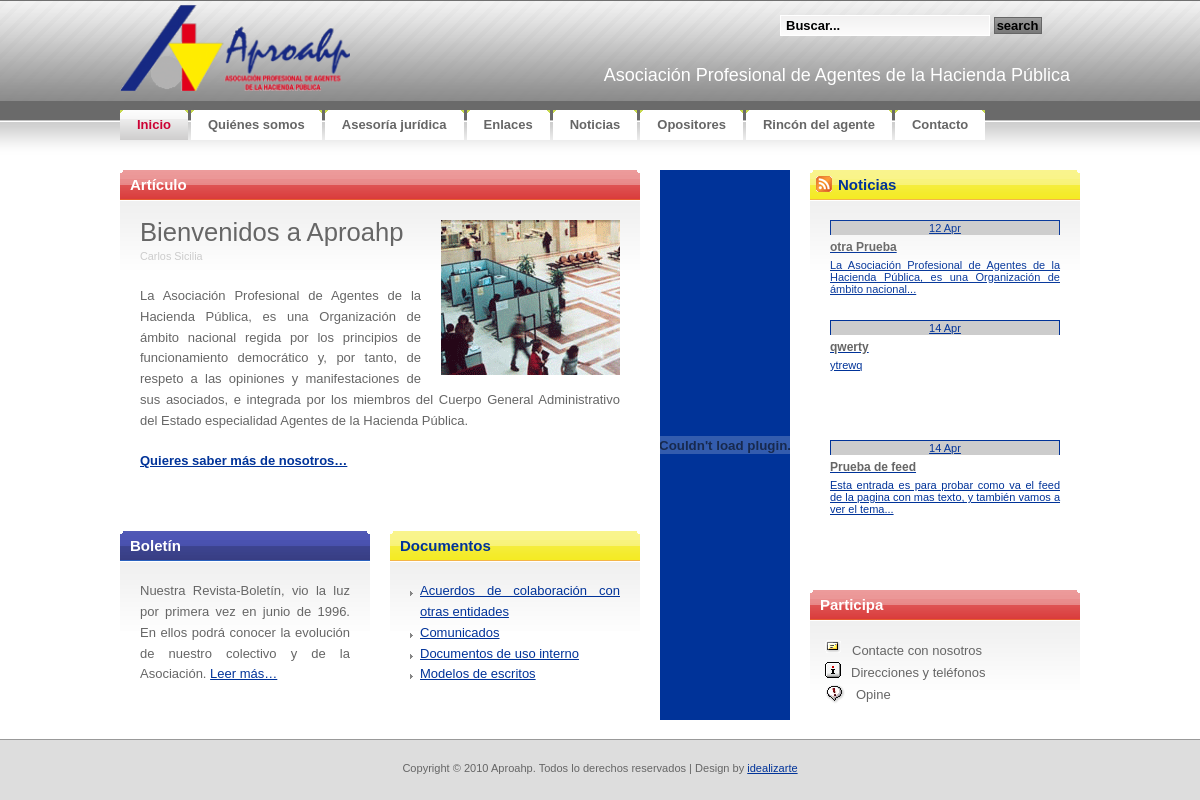
Before: / with the older database file.
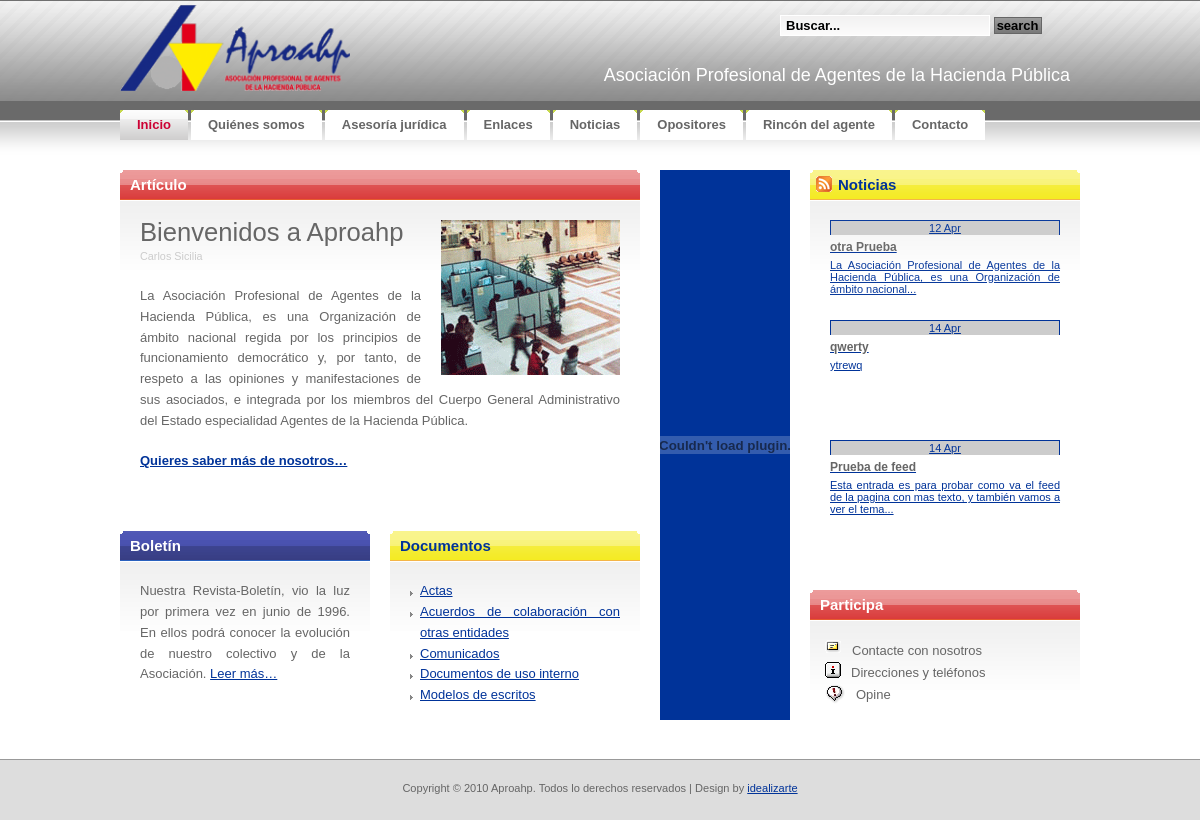
After: the same page with the newer database file.
### tables this page shows
CREATE TABLE IF NOT EXISTS `tbl_categorias` (
  `CAT_ID` bigint(20) NOT NULL AUTO_INCREMENT,
  `CAT_Visible` tinyint(1) NOT NULL,
  `CAT_Nombre` varchar(50) NOT NULL,
  `CAT_Comentarios` varchar(200) NOT NULL,
  UNIQUE KEY `ID` (`CAT_ID`)
);

CREATE TABLE IF NOT EXISTS `tbl_noticias` (
  `NOT_ID` bigint(20) NOT NULL AUTO_INCREMENT,
  `NOT_FECHA` timestamp NOT NULL DEFAULT CURRENT_TIMESTAMP,
  `NOT_Autor` bigint(20) NOT NULL,
  `NOT_Titulo` varchar(50) NOT NULL,
  `NOT_resumen` varchar(200) NOT NULL,
  `NOT_texto` text NOT NULL,
  PRIMARY KEY (`NOT_ID`)
);

### lib/siteconfig.php (called while the page is built, shortened)
<?php
	function neat_trim($str, $n, $delim='...') {
	   $len = strlen($str);
	   if ($len > $n) {
	       preg_match('/(.{' . $n . '}.*?)\b/', $str, $matches);
	       return rtrim($matches[1]) . $delim;
	   }
	   else {
	       return $str;
	   }
	}
?>

### index.php (the view, shortened to what the changed rows need)
<!DOCTYPE html PUBLIC "-//W3C//DTD XHTML 1.0 Strict//EN" "http://www.w3.org/TR/xhtml1/DTD/xhtml1-strict.dtd">
<html xmlns="http://www.w3.org/1999/xhtml">
<head>
<link rel="stylesheet" href="css/reset.css"   type="text/css" media="screen" title="no title" charset="utf-8" />
<link rel="stylesheet" href="css/aproahp.css" type="text/css" media="screen" title="no title" charset="utf-8" />
</head>
<body>
<div id="container">
<?php require("header.php");?>
	<div id="content">
		<div id="feature" class="box-red">
			<h2 class="section"><b>Artículo</b></h2>
			<div class="content"><img src="images/foto_ins.gif" width="179" height="155" alt="Foto Ins"class="right" />
			<h1>Bienvenidos a Aproahp</h1>
			</div>
		</div>
		<div class="two-cols">
			<div class="box-blue col-one">
				<h2 class="section"><b>Boletín</b></h2>
			</div>
			<div class="box-yellow col-two">
				<h2 class="section"><b>Documentos</b></h2>
				<div class="content">
					<ul class="list">
						<?php
							require_once("lib/siteconfig.php");
							$cat_result=mysql_query("SELECT * FROM tbl_categorias ORDER BY cat_nombre;");
							for ($x = 0, $numrows = mysql_num_rows($cat_result); $x < $numrows; $x++) {
								$row = mysql_fetch_assoc($cat_result);
								echo "<li><a href='rinconagente/documentos.php?catid=".$row["CAT_ID"]."'>". $row["CAT_Nombre"]."</a></li>";
						    }
						?>
					</ul>
				</div>
			</div>
		</div>
	</div>
	<div id="sidebar">
		<div class="col-two">
			<div class="box-noticias">
				<h2 class="section"><a href="rssnoticias.php"><img src="images/rsslogo16x16.gif" id="rssicon" width="16" height="16" alt="RSS Noticias"></a><b>Noticias</b></h2>
				<div class="content">
					<div class="news">
						<ul id="spy">
						<?php include("data.php");?>
						</ul>
					</div>
				</div>
			</div>
			<div class="box-red">
				<h2 class="section"><b>Participa</b></h2>
			</div>
		</div>
	</div>
</div>
</body>
</html>

### header.php (shortened to what the changed rows need)
<?php
$parts = Explode('/', $_SERVER["PHP_SELF"]);
$paginaactual= $parts[count($parts) - 1];
if(strcmp($paginaactual, "index.php")==0)
	$folder ="";
else
	$folder ="../";
$menu = array (array ( "Name" => "Inicio","Link" => "index.php","Subfolder" => ""),
			   array ( "Name" => "Quiénes somos","Link" => "kienes.php","Subfolder" => "kienes/"),
			   array ( "Name" => "Asesoría jurídica","Link" => "asesoria.php","Subfolder" => "asesoria/"),
			   array ( "Name" => "Enlaces","Link" => "enlaces.php","Subfolder" => "enlaces/"),
			   array ( "Name" => "Noticias","Link" => "noticias.php","Subfolder" => "noticias/"),
			   array ( "Name" => "Opositores","Link" => "opositores.php","Subfolder" => "opositores/"),
			   array ( "Name" => "Rincón del agente","Link" => "rinconagente.php","Subfolder" => "rinconagente/"),
			   array ( "Name" => "Contacto","Link" => "contacto.php","Subfolder" => "contacto/")
              );
?>
<div id="header">
	<?php echo('<div id="letras"><h2>'."Asociación Profesional de Agentes de la Hacienda Pública".'</h2>');?>
		</div>
</div>
<div id="menu">
	<ul>
<?php
foreach($menu as $item){
		if(strcmp($paginaactual, $item['Link'])==0)
			echo('<li class="active">');
		else
			echo('<li>');
		echo('<a href="'.$folder.$item['Subfolder'].$item['Link'].'"><b>'.$item['Name'].'</b></a></li>');
}?>
	</ul>
</div>

### data.php
<?php
require_once("lib/siteconfig.php");
$noticias_page="noticias/noticias.php";
$not_result=mysql_query("SELECT * FROM tbl_noticias,tbl_users WHERE NOT_Autor=USR_ID AND DATE(`NOT_FECHA`) <= DATE( NOW( ) ) ORDER BY NOT_FECHA DESC LIMIT 0,5;");
for ($x = 0, $numrows = mysql_num_rows($not_result); $x < $numrows && $x < $numrows ; $x++) {
	$row = mysql_fetch_assoc($not_result);
	$datetime = date("d M", strtotime($row["NOT_FECHA"]));
	echo "<li><a href=".$noticias_page."?noticia=".$row["NOT_ID"]." >";
	echo "<div class=noticiafecha>".$datetime."</div>";
	echo "<div class=noticiatitulo>".$row["NOT_Titulo"]."</div>";
	echo "<div class=noticiaresumen>".neat_trim($row["NOT_resumen"],100)."</div>";
	echo "</a></li>";
}
?>

Changed rows visible on the page:
added tbl_categorias: CAT_Nombre "Actas"
